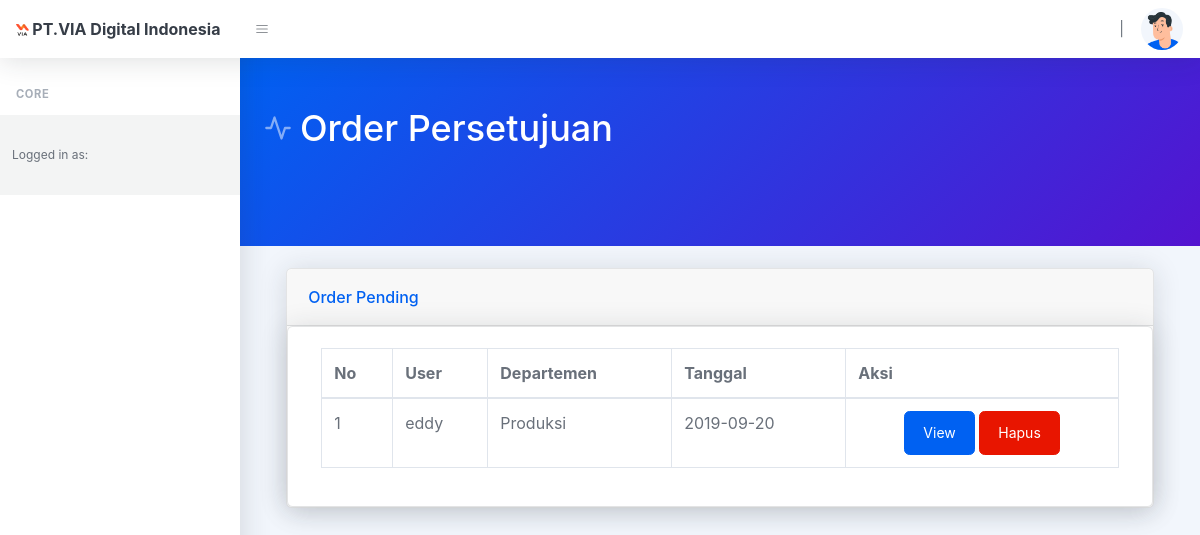
/index.php/kepala_gs/order_persetujuan, run on an earlier commit of the app's database.
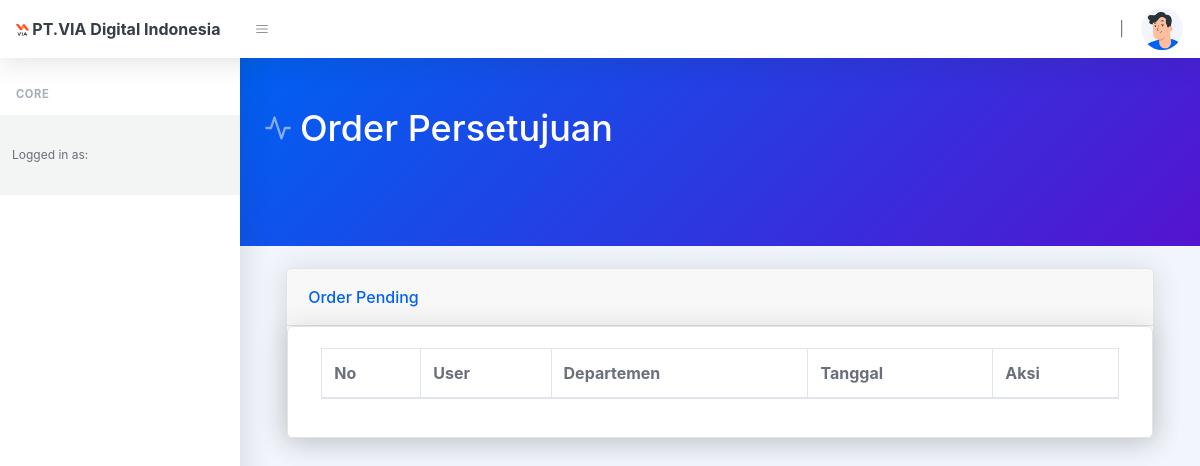
And on a later commit of the database.
### tables this page shows
CREATE TABLE `order_status` (
  `id_ker` int(11) NOT NULL,
  `departemen` varchar(255) NOT NULL,
  `user` varchar(255) NOT NULL,
  `status` int(12) NOT NULL,
  `tanggal` varchar(255) NOT NULL
);

CREATE TABLE `departemen` (
  `id` int(11) NOT NULL,
  `nama_dep` varchar(50) NOT NULL
);

### application/controllers/Kepala_gs.php (called while the page is built, shortened)
<?php
class Kepala_gs extends CI_Controller
{
    public function __construct()
    {
        $this->load->model('super_model');
        $this->load->model('order_model');
        $this->load->model('jabatan_model');
        $this->load->model('akun_model');
    }
    public function order_persetujuan()
    {
        $data['judul'] = 'Order Persetujuan';
        $data['nama'] = $this->session->userdata('nama_lengkap');
        $data['jabatan'] = $this->jabatan_model->getDataById($this->session->userdata('id_jab'));
        $data['alerts'] = $this->super_model->data();
        $data['alerts_3'] = $this->order_model->alerts_3();
        $data['level_akun'] = $this->session->userdata('level');
        $data['data'] = $this->order_model->alerts_3();
        $data['nama'] = $this->session->userdata('nama_user');
        $this->load->view('template/header', $data);
        $this->load->view('kepala_gs/order_masuk', $data);
        $this->load->view('template/footer');
    }
}

### index.php (called while the page is built, shortened)
<?php
require_once BASEPATH.'core/CodeIgniter.php';

### application/models/Jabatan_model.php (called while the page is built, shortened)
<?php
class Jabatan_model extends CI_Model
{
    public function getDataById($id)
    {
        $this->db->where('id_jab', $id);
        $query = $this->db->get('jabatan');
        return $query->row();
    }
}

### application/models/Super_model.php (called while the page is built, shortened)
<?php
class Super_model extends CI_Model
{
    public function data()
    {
        $this->db->select('*');
        $this->db->from('order_status');
        $this->db->join('departemen', 'departemen.id = order_status.departemen');
        $this->db->where('status', 3);
        $query = $this->db->get();
        return $query->result();
    }
}

### application/models/Order_model.php (called while the page is built, shortened)
<?php
class Order_model extends CI_Model
{
    public function alerts_3()
    {
        $this->db->select('*');
        $this->db->from('order_status');
        $this->db->join('departemen', 'departemen.id = order_status.departemen');
        $this->db->where('status', 3);
        $query = $this->db->get();
        return $query->result();
    }
}

### application/views/kepala_gs/order_masuk.php (the view)
<div class="container">
    <div class="card-body">
        <div class="card shadow mb-4">
            <div class="card-header">
                Order Pending
            </div>
            <div class="card">
                <div class="card-body">
                    <div class="row">
                        <div class="table-responsive">
                            <div class="container">
                                <table class="table table-bordered" id="dataTable" width="100%" cellspacing="0">
                                    <div class="container">
                                        <thead>
                                            <tr>
                                                <th>No</th>
                                                <th>User</th>
                                                <th>Departemen</th>
                                                <th>Tanggal</th>
                                                <th>Aksi</th>
                                            </tr>
                                        </thead>
                                        <tbody>
                                            <?php
                                            $nomor = 1;
                                            foreach ($data as $x) { ?>
                                                <tr>
                                                    <td><?= $nomor++; ?></td>
                                                    <td><?= $x->user; ?></td>
                                                    <td><?= $x->nama_dep; ?></td>
                                                    <td><?= $x->tanggal; ?></td>
                                                    <td align="center">
                                                        <a href="<?= base_url('kepala_gs/view/') . $x->id_ker ?>" class="btn btn-primary">View</a>
                                                        <a href="<?= base_url('order/hapusorder/') . $x->id_ker ?>" onclick="return confirm('Yakin Hapus?')" class="btn btn-danger">Hapus</a>
                                                    </td>
                                                </tr>
                                            <?php } ?>
                                        </tbody>
                                </table>
                            </div>
                        </div>
                    </div>
                </div>
            </div>
        </div>
    </div>
</div>

What changed in the data, as far as the page shows it:
removed order_status: user "eddy", departemen.nama_dep "Produksi", tanggal "2019-09-20"
